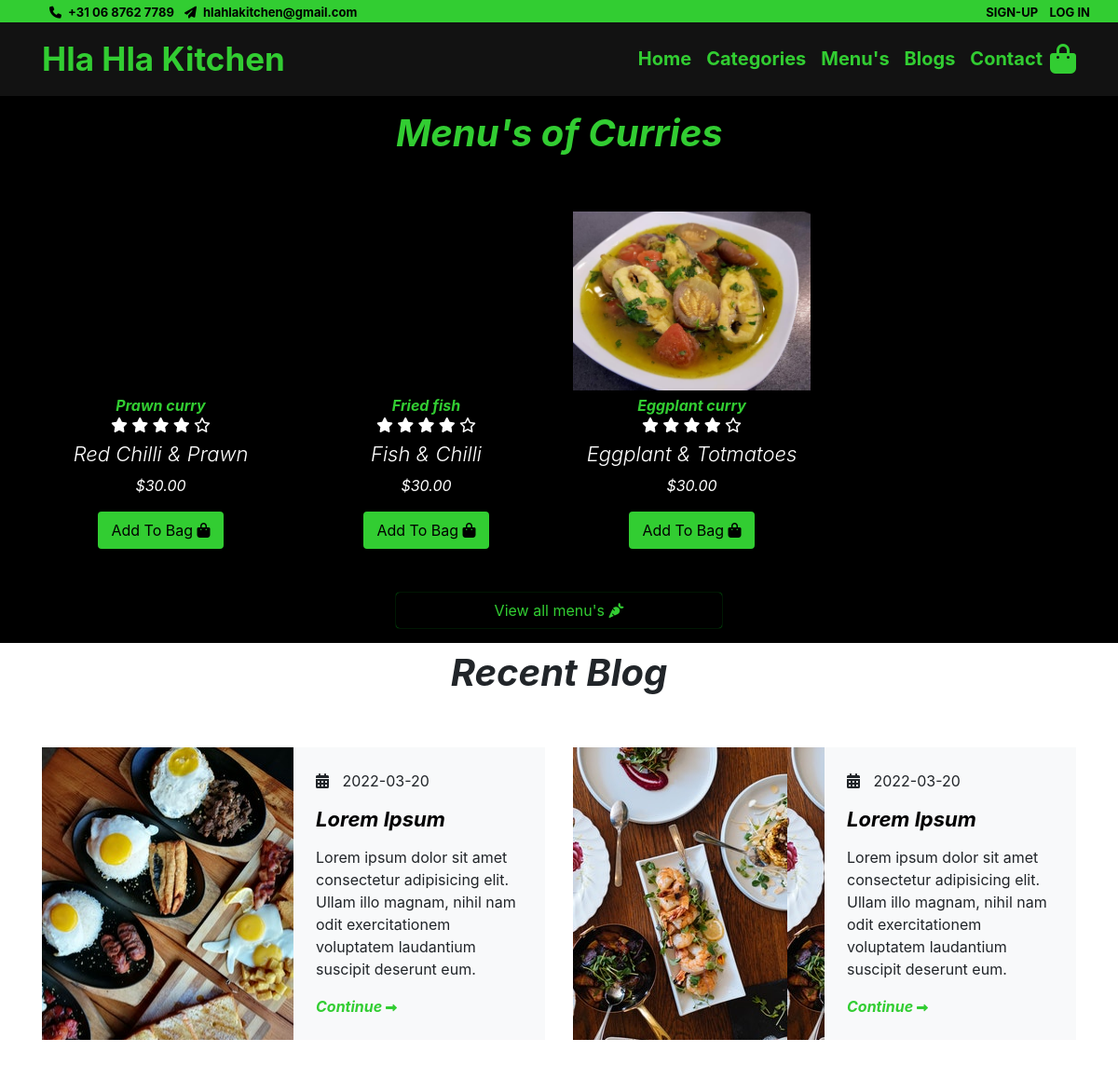
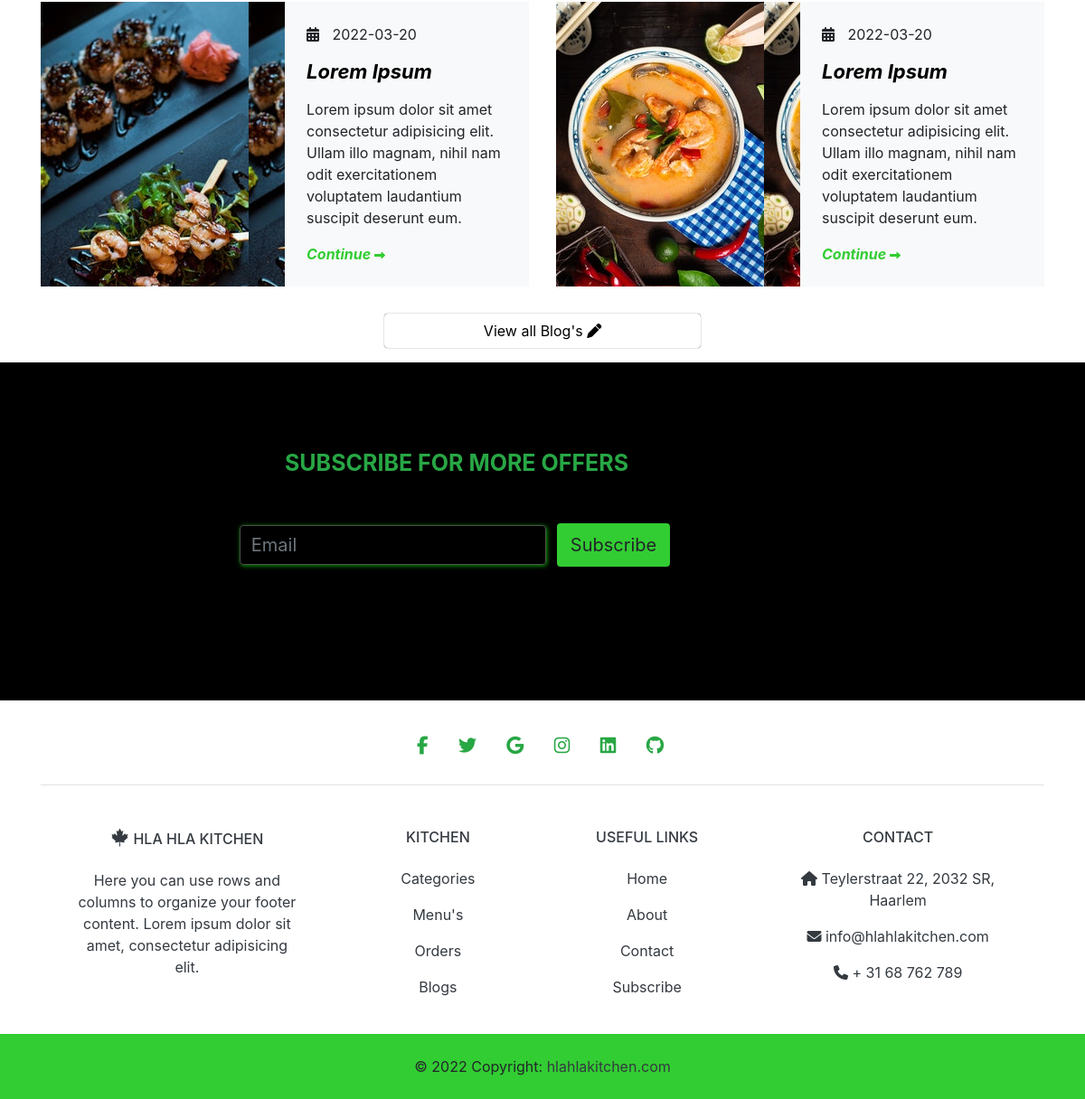
The app's page /category.php?categoryid=3 with its own data (2 pictures, top to bottom).
### tables this page shows
CREATE TABLE categories (
    		    categoryid int(11) not null,
		    name varchar(60) not null,
		    description text not null,
		    image varchar(200) not null,
		    createdate datetime Not null default current_timestamp());

CREATE TABLE menus (
    		    menuid int(11) not null,
		    name varchar(60) not null,			
		    specification varchar(200) not null,
		    price decimal(8,2) not null,
		    image varchar(200) not null,
		    categoryid int(11) not null);

CREATE TABLE blogs (
    		    blogid int(11) not null,
		    title varchar(60) not null,			
		    body varchar(200) not null,
		    blogdate date default(CURRENT_DATE) not null,
		    image varchar(200) not null);

### category.php (the view, shortened to what this page needs)
<?php include("head.php");
if($_GET['categoryid']){
    $id=$_GET['categoryid'];
    $result =$mysqli->query("SELECT * FROM menus WHERE menus.categoryid='$id'");
    $rows = $result->fetch_all(MYSQLI_ASSOC);
    ?>
    <section class="product-section bg-img py-3">
        <div class="container">
            <div class=" row justify-content-center pb-5">
                <div class="col-md-7 heading-section text-center">
                            <?php $cresult =$mysqli->query("SELECT name FROM categories WHERE categoryid='$id'");
                            $crows =$cresult->fetch_all(MYSQLI_ASSOC);
                            foreach($crows as $crow){
                                ?>
                            <h2 class="font-weight-bold text-color glow">
                                Menu's of <?php echo $crow['name'];?>
                            </h2>
                    <?php }?>
                </div>
            </div>
            <div class="row">
                <?php foreach($rows as $row){ ?>
                <div class="col-md-3 d-flex">
                    <div class="product glow">
                    <div class="img d-flex align-items-center justify-content-center">
                        <img src="<?php echo $row['image'] ?>"alt="">
                    </div>
                     <div class="text text-center">
                         <span class="category font-weight-bold"><?php echo $row['name'] ?></span>
                         <h6>
                             <i class="fas fa-star text-white"></i>
                             <i class="fas fa-star text-white"></i>
                             <i class="fas fa-star text-white"></i>
                             <i class="fas fa-star text-white"></i>
                             <i class="far fa-star text-white"></i>
                         </h6>
                         <h2 class="text-white"><?php echo $row['specification'] ?></h2>
                         <p class="price">$<?php echo $row['price'] ?></p>
                         <form action="managecart.php" method="post">
                             <button type="submit" class="btn btn-order mb-2" name="addtobag">Add To Bag <i class="fas fa-shopping-bag"></i></button>
                         </form>
                     </div>
                    </div>
                </div>
                <?php } ?>
            </div>
            <div class="row justify-content-center">
                <div class="col-md-4">
                    <a href="<?php echo SITEURL; ?>menus.php"class="btn btn-prod d-block">
                        View all menu's
                        <i class="fas fa-carrot"></i>
                    </a>
                </div>
            </div>
        </div>
    </section>
<?php
}
?>
 <section class="blog-section">
    <div class="container">
        <div class="row justify-content-center mb-5">
            <div class="col-md-7 text-center">
                <h2 class="blog-heading mt-2">Recent Blog</h2>
            </div>
        </div>
        <div class="row d-flex">
                <?php
                    $result = $mysqli->query("SELECT * FROM blogs LIMIT 4");
                    $rows = $result->fetch_all(MYSQLI_ASSOC);
                    foreach($rows as $row){
                ?>
            <div class="col-lg-6 d-flex align-items-stretch">
                <div class="blog-start d-flex">
                    <a href="#"class="block-20 img"
                    style="background-image: url('<?php echo $row['image'] ?>');">
                    </a>
                    <div class="text p-4 bg-light">
                        <div class="des">
                            <p><i class="fa fa-calendar"></i>
                            <?php echo $row['blogdate'] ?>
                            </p>
                        </div>
                        <h3 class="heading mb-3">
                            <a href="#">
                            <?php echo $row['title'] ?>
                            </a>
                        </h3>
                        <p><?php echo $row['body'] ?></p>
                        <a href="#" class="btn-custom">Continue
                            <i class="fa fa-long-arrow-right"></i>
                        </a>
                    </div>
                </div>
            </div>
            <?php } ?>
        </div>
        <div class="row justify-content-center">
            <div class="col-md-4">
                <a href="#"class="btn btn-variety d-block mb-3">
                    View all Blog's
                    <i class="fas fa-pen"></i>
                </a>
            </div>
        </div>
    </div>
</section>
   <?php include("footer.php"); ?>

### main.css (style rules this page uses)
body { font-family: 'Lato', sans-serif; }
.btn-variety { display:inline-block; vertical-align: middle; color: #000!important; transform: perspective(1px) translateZ(0); box-shadow: 0 0 1px rgb(8, 8, 8); position: relative; overflow: hidden; }
.btn-variety:before { content:""; position: absolute; z-index: -1; left: 51%; right: 51%; top: 0; background: #000; height: 4px; transition-property: left, right; transition-duration: 0.3s; transition-timing-function: ease-out; }
.bg-img { background:#000; }
.text-color { color: #32cd32; }
.product-section h2 { font-style: italic; font-size: 40px; }
.product { width: 100%; display: block; margin-bottom: 40px; transition: all 0.3s ease; }
.product .img { display: block; border-radius: 4px; height: 200px; position: relative; transition: all 0.3s ease; z-index: 0; }
.product .img:after { z-index: -1; position: absolute; top: 0; left: 0; right: 0; bottom: 0; content: ''; background: #000; opacity: 0; border-radius: 4px; transition: all 0.6s ease; }
.product img { width:100%; height:auto; }
.product .text h2 { font-size: 22px; text-transform: capitalize; font-weight: 300; }
.product .text .category { font-style: italic; color: #32cd32; }
.product .text .price { font-style: italic; color: #fff; }
.product .btn-order { background: #32cd32; border: 2px solid #32cd32; color: #000; }
.glow { display: inline-block; vertical-align: middle; transform: perspective(1px) translateZ(0); box-shadow: 0 0 1px rgba(0, 0, 0, 0); transition-duration: 0.3s; transition-property: box-shadow; }
.btn-prod { display:inline-block; vertical-align: middle; color: #32cd32!important; transform: perspective(1px) translateZ(0); box-shadow: 0 0 1px rgb(5, 236, 36); position: relative; overflow: hidden; }
.btn-prod:before { content:""; position: absolute; z-index: -1; left: 51%; right: 51%; top: 0; background: #32cd32; height: 4px; transition-property: left, right; transition-duration: 0.3s; transition-timing-function: ease-out; }
.blog-heading { text-align: center; font-size: 40px; font-weight: bold; font-style: italic; }
.blog-start { overflow: hidden; width: 100%; position: relative; z-index:0; }
@media (min-width: 768px) { .blog-start { margin-bottom: 30px; } }
.blog-start .img, .blog-start .text { width: 50%; }
.blog-start .text { position:relative; margin: 0 auto; z-index: 0; }
.blog-start .text .heading { font-size: 22px; margin-bottom: 0; font-weight: bold; font-style: italic; }
.blog-start .text .heading a { color: #000; }
.blog-start .des p i { padding-right: 10px; }
.blog-start .btn-custom { color: #32cd32; font-style: italic; font-weight: bold; }
.blog-start .btn-custom i { font-size: 12px; }

### records on screen
categories: name "Curries"
menus: name "Prawn curry", specification "Red Chilli & Prawn", price "30.00"
menus: name "Fried fish", specification "Fish & Chilli", price "30.00"
menus: image (picture), name "Eggplant curry", specification "Eggplant & Totmatoes", price "30.00"
blogs: image (picture), blogdate "2022-03-20", title "Lorem Ipsum", body "Lorem ipsum dolor sit amet consectetur adipisicing elit. Ullam illo magnam, nihil nam odit exercitationem voluptatem laudantium suscipit deserunt eum."
blogs: image (picture), blogdate "2022-03-20", title "Lorem Ipsum", body "Lorem ipsum dolor sit amet consectetur adipisicing elit. Ullam illo magnam, nihil nam odit exercitationem voluptatem laudantium suscipit deserunt eum."
blogs: image (picture), blogdate "2022-03-20", title "Lorem Ipsum", body "Lorem ipsum dolor sit amet consectetur adipisicing elit. Ullam illo magnam, nihil nam odit exercitationem voluptatem laudantium suscipit deserunt eum."
blogs: image (picture), blogdate "2022-03-20", title "Lorem Ipsum", body "Lorem ipsum dolor sit amet consectetur adipisicing elit. Ullam illo magnam, nihil nam odit exercitationem voluptatem laudantium suscipit deserunt eum."
